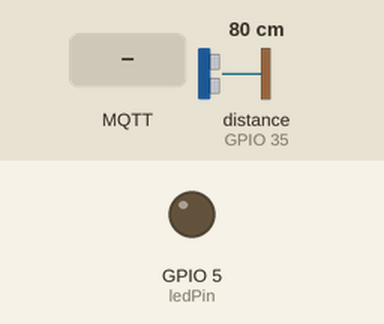
Simulated run of this sketch. Board: ESP32. Parts: output pins drawn as LEDs (lit = HIGH). The test bench sets the inputs (shaded band); at power-on: distance to the obstacle (sensor on GPIO 35) 80 cm. The echo pulse lasts 58.3 µs per cm; WiFi joins after 1.5 s; servers stay silent unless stated; no MQTT or app messages arrive unless stated; pins used as bus, display or sensor lines are not drawn; what the sketch prints to the serial monitor is not drawn.

Above: at 2.7 s.
2.8 s: MQTT message "on" arrives on the first subscribed topic
At 3.2 s:
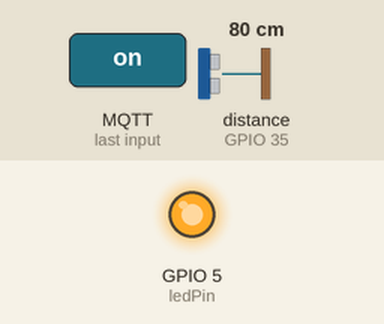
5.8 s: MQTT message "off" arrives on the first subscribed topic
At 11.0 s:
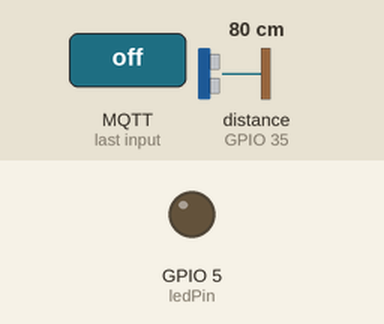
Timing chart, 0 to 12.5 s (numbered marks = the images above; inputs shaded):
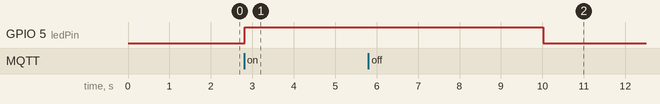

The sketch:

esp32-wifi-MQTT-distance-sensor-10min-sleep.ino
```cpp
#include <PubSubClient.h>
#include <WiFi.h>

#define ssid "Freebox-75729C"
#define password "multaris69-peritus6-exoleto-confossuri"

const char* mqtt_server = "192.168.1.45";

WiFiClient espClient;
PubSubClient client(espClient);
long lastMsg = 0;
char msg[50];
int value = 0;

//const int lightGPIO = 2;
const int echoPin = 35;
const int trigPin = 32;
const long interval = 5000;        // Interval at which to publish sensor readings : 5 sec
const int ledPin = 5;

float timetravel;
float distance;

void setup() {
  Serial.begin(9600);
  Serial.println();
  pinMode(trigPin, OUTPUT);
  pinMode(echoPin, INPUT);
  pinMode(ledPin, OUTPUT);

    setup_wifi();
    client.setServer(mqtt_server, 1883);
    client.setCallback(callback);

}

void setup_wifi() {
  delay(10);
  // We start by connecting to a WiFi network
  Serial.println();
  Serial.print("Connecting to ");
  Serial.println(ssid);

  WiFi.begin(ssid, password);

  while (WiFi.status() != WL_CONNECTED) {
    delay(500);
    Serial.print(".");
  }

  Serial.println("");
  Serial.println("WiFi connected");
  Serial.println("IP address: ");
  Serial.println(WiFi.localIP());
}

void callback(char* topic, byte* message, unsigned int length) {
  Serial.print("Message arrived on topic: ");
  Serial.print(topic);
  Serial.print(". Message: ");
  String messageTemp;

  for (int i = 0; i < length; i++) {
    Serial.print((char)message[i]);
    messageTemp += (char)message[i];
  }
  Serial.println();

  // Feel free to add more if statements to control more GPIOs with MQTT

  // If a message is received on the topic esp32/output, you check if the message is either "on" or "off".
  // Changes the output state according to the message
  if (String(topic) == "esp32/output") {
    Serial.print("Changing output to ");
    if(messageTemp == "on"){
      Serial.println("on");
      digitalWrite(ledPin, HIGH);
    }
    else if(messageTemp == "off"){
      Serial.println("ofF");
      digitalWrite(ledPin, LOW);
    }
  }
}

void reconnect() {
  // Loop until we're reconnected
  while (!client.connected()) {
    Serial.print("Attempting MQTT connection...");
    // Attempt to connect
    if (client.connect("ESP8266Client")) {
      Serial.println("connected");
      // Subscribe
      client.subscribe("esp32/output");
    } else {
      Serial.print("failed, rc=");
      Serial.print(client.state());
      Serial.println(" try again in 5 seconds");
      // Wait 5 seconds before retrying
      delay(5000);
    }
  }
}


void loop() {
   if (!client.connected()) {
    reconnect();
  }
  client.loop();

  long now = millis();
  if (now - lastMsg > 5000) {
    lastMsg = now;


//  float tempVal = analogRead(tempGPIO);
//  Serial.println("Temperature = " + String(tempVal/1024*3.3 + basetemperature));
//  char mqttTemp[5];
//  String tempstring = String((tempVal/1024*3.3 + basetemperature));
//  tempstring.toCharArray(mqttTemp,5);
//  client.publish("esp32/temperature", mqttTemp);
//  Serial.println(mqttTemp);

//  float soundVal = analogRead(soundGPIO);
//  Serial.println("Sound = " + String(soundVal/1024*3.3));
//  char mqttSound[5];
//  String soundstring = String((soundVal/1024*3.3));
//  soundstring.toCharArray(mqttSound,5);
//  client.publish("esp32/sound", mqttSound);
//  delay(interval);

  digitalWrite(trigPin, LOW);
  delayMicroseconds(5);
  digitalWrite(trigPin, HIGH);
  delayMicroseconds(10);
  digitalWrite(trigPin, LOW);

  timetravel = pulseIn(echoPin, HIGH);
  distance = timetravel*0.034/2;
  Serial.println("Distance : " + String(distance) + " cm");
  char mqttDistance[5];
  String distanceString = String(distance);
  distanceString.toCharArray(mqttDistance,5);
  client.publish("esp32/distance", mqttDistance);

  delay(interval);
 }
}
```

Measured:
- after the input at 2.8 s, GPIO 5 (ledPin): LOW → HIGH at once
- after the input at 5.8 s, GPIO 5 (ledPin): HIGH → LOW after 4.2 s
